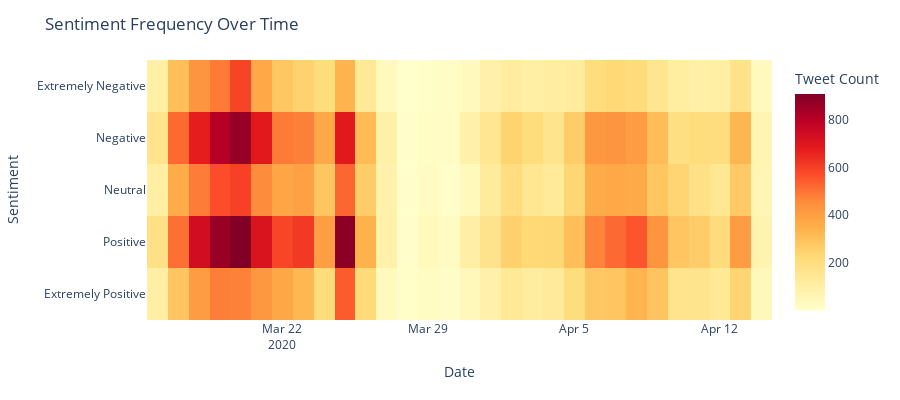

Notebook cell for this chart:
### Code cell
timeline_sentiment_df['TweetAt'] = pd.to_datetime(timeline_sentiment_df['TweetAt'], format='%d-%m-%Y')
heatmap_data = (
    timeline_sentiment_df.groupby([timeline_sentiment_df['TweetAt'], 'Sentiment'])
    .size()
    .reset_index(name='count')
)

# Pivot to matrix format for heatmap
heatmap_pivot = heatmap_data.pivot(index='Sentiment', columns='TweetAt', values='count').fillna(0)

heatmap_pivot = heatmap_pivot.loc[
    sorted(heatmap_pivot.index, key=lambda s: SENTIMENT_TO_SCORE_MAPPING[s])
]

# Plot heatmap
fig = px.imshow(
    heatmap_pivot,
    labels=dict(x="Date", y="Sentiment Score", color="Tweet Count"),
    x=[col.strftime('%Y-%m-%d') for col in heatmap_pivot.columns],
    y=heatmap_pivot.index,
    color_continuous_scale='YlOrRd',
    aspect='auto'
)

fig.update_layout(
    title="Sentiment Frequency Over Time",
    xaxis_title="Date",
    yaxis_title="Sentiment",
    height=400
)
fig.show()

### Figure 1 — Plotly figure (JSON) as saved in the notebook; plotly's stock layout.template omitted (floating-point values rounded to 4 significant figures; data arrays with more than 128 entries replaced by an {"elided": "..."} marker saying what was removed)
{"data": [{"coloraxis": "coloraxis", "hovertemplate": "Date: %{x}<br>Sentiment Score: %{y}<br>Tweet Count: %{z}<extra></extra>", "name": "0", "type": "heatmap", "x": ["2020-03-16", "2020-03-17", "2020-03-18", "2020-03-19", "2020-03-20", "2020-03-21", "2020-03-22", "2020-03-23", "2020-03-24", "2020-03-25", "2020-03-26", "2020-03-27", "2020-03-28", "2020-03-29", "2020-03-30", "2020-03-31", "2020-04-01", "2020-04-02", "2020-04-03", "2020-04-04", "2020-04-05", "2020-04-06", "2020-04-07", "2020-04-08", "2020-04-09", "2020-04-10", "2020-04-11", "2020-04-12", "2020-04-13", "2020-04-14"], "xaxis": "x", "y": ["Extremely Negative", "Negative", "Neutral", "Positive", "Extremely Positive"], "yaxis": "y", "z": {"elided": "5x30 int values"}}], "layout": {"coloraxis": {"colorbar": {"title": {"text": "Tweet Count"}}, "colorscale": [[0, "rgb(255,255,204)"], [0.125, "rgb(255,237,160)"], [0.25, "rgb(254,217,118)"], [0.375, "rgb(254,178,76)"], [0.5, "rgb(253,141,60)"], [0.625, "rgb(252,78,42)"], [0.75, "rgb(227,26,28)"], [0.875, "rgb(189,0,38)"], [1, "rgb(128,0,38)"]]}, "height": 400, "margin": {"t": 60}, "title": {"text": "Sentiment Frequency Over Time"}, "xaxis": {"anchor": "y", "domain": [0, 1], "title": {"text": "Date"}}, "yaxis": {"anchor": "x", "autorange": "reversed", "domain": [0, 1], "title": {"text": "Sentiment"}}}}
